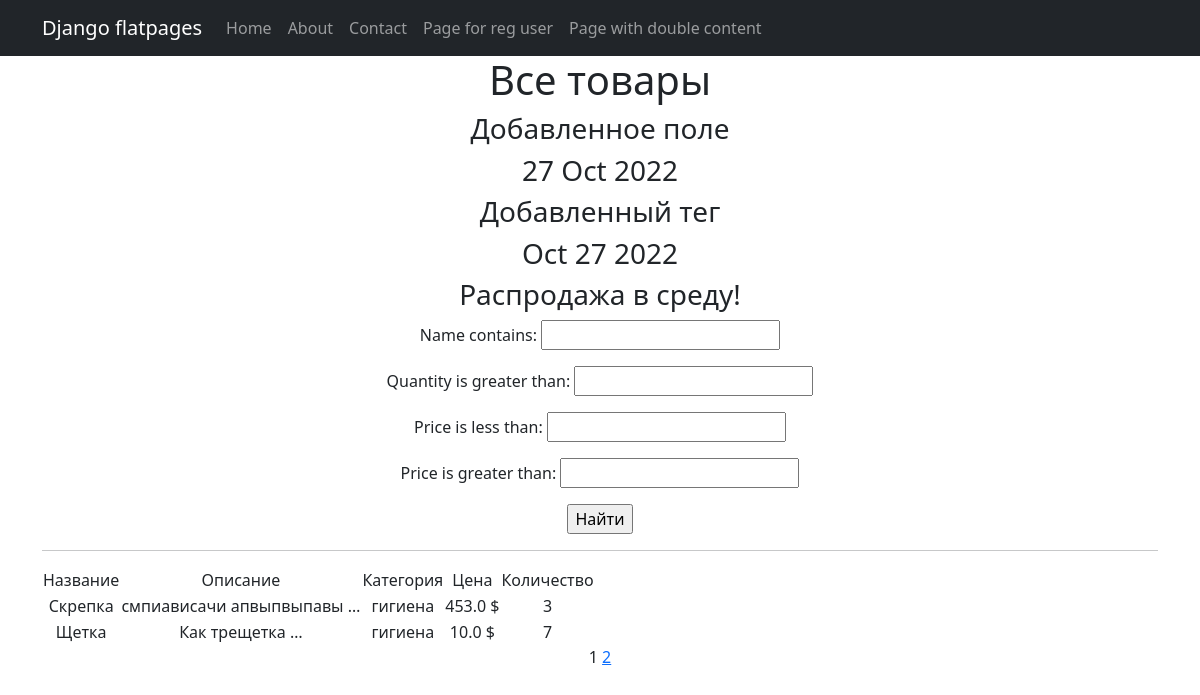
Before: /products/ with the older database file.
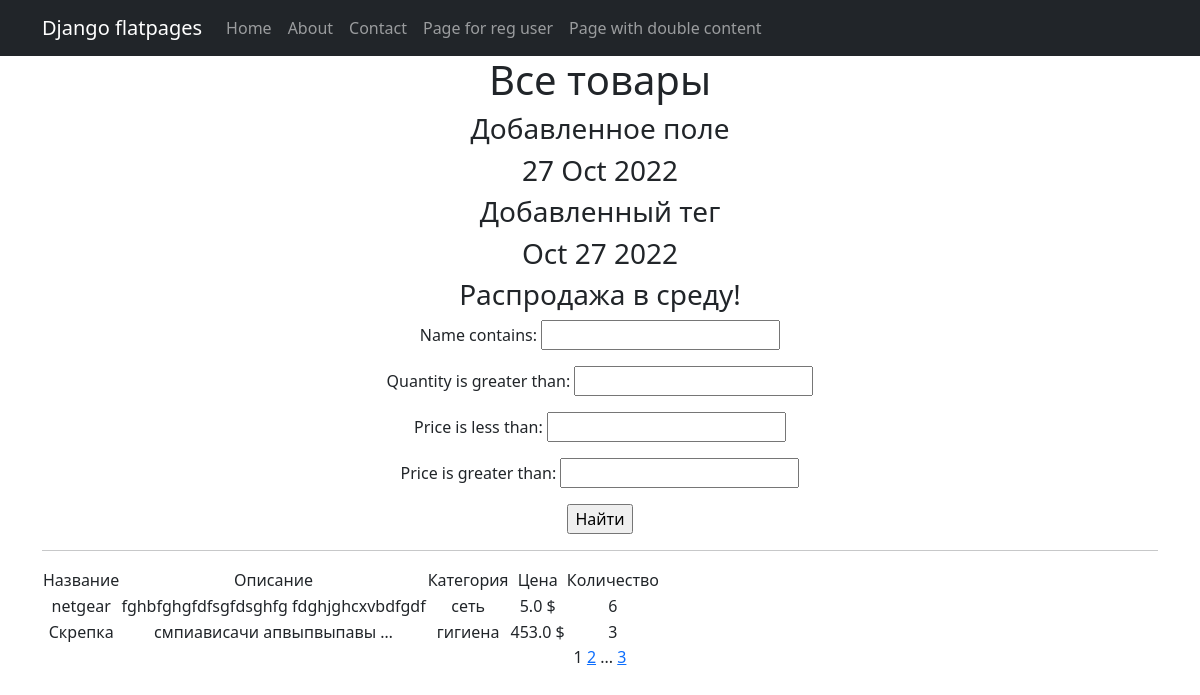
After: the same page with the newer database file.
### simpleapp/models.py (models this page shows, shortened)
class Product(models.Model):
    name = models.CharField(
        max_length=50,
        unique=True, # названия товаров не должны повторяться
    )
    description = models.TextField()
    quantity = models.IntegerField(
        validators=[MinValueValidator(0)],
    )
    category = models.ForeignKey(
        to='Category',
        on_delete=models.CASCADE,
        related_name='products', # все продукты в категории будут доступны через поле products
    )
    price = models.FloatField(
        validators=[MinValueValidator(0.0)],
    )

class Category(models.Model):
    name = models.CharField(max_length=100, unique=True)

### simpleapp/views.py (the view)
# urls.py: path('', ProductsList.as_view(), name='product_list'),
class ProductsList(ListView):
    model = Product
    ordering = 'name'
    template_name = 'products.html'
    context_object_name = 'products'
    paginate_by = 2
    def get_queryset(self):
        queryset = super().get_queryset()
        self.filterset = ProductFilter(self.request.GET, queryset)
        return self.filterset.qs
    def get_context_data(self, **kwargs):
        context = super().get_context_data(**kwargs)
        context['time_now'] = datetime.utcnow()
        context['next_sale'] = "Распродажа в среду!"
        context['filterset'] = self.filterset
        return context

### simpleapp/templatetags/custom_filters.py (called while the page is built)
@register.filter()
def currency(value, code='rub'):
    postfix = CURRENCIES_SYMBOLS[code]
    return f'{value} {postfix}'

### simpleapp/templatetags/custom_tags.py (called while the page is built)
@register.simple_tag()
def current_time(format_string='%b %d %Y'):
   return datetime.utcnow().strftime(format_string)

### templates/products.html (shortened to what this page needs)
{% extends 'flatpages/default.html' %}
{% load custom_filters %}
{% load custom_tags %}
{% block content %}
<h1>Все товары</h1>
   <h3>Добавленное поле</h3>
   <h3>{{ time_now|date:'d M Y' }}</h3>
   <h3>Добавленный тег</h3>
   <h3>{% current_time '%b %d %Y' %}</h3>
   <h3> {{ next_sale|default_if_none:"Чуть позже сообщим о распродаже!" }} </h3>
   <form action="" method="get">
       {{ filterset.form.as_p }}
       <input type="submit" value="Найти" />
   </form>
   <hr>
{% if products %}
<table>
    <tr>
        <td>Название</td>
        <td>Описание</td>
        <td>Категория</td>
        <td>Цена</td>
        <td>Количество</td>
    </tr>
    {% for product in products %}
    <tr>
        <td>{{ product.name }}</td>
        <td>{{ product.description|truncatewords:2 }}</td>
        <td>{{ product.category.name }}</td>
        <td>{{ product.price|currency:"usd" }}</td>
        <td>{{ product.quantity }}</td>
        <td>
        </td>
    </tr>
    {% endfor %}
</table>
{% else %}
    <h2>Товаров нет!</h2>
{% endif %}
{{ page_obj.number }}
{% if page_obj.has_next %}
    <a href="?page={{ page_obj.next_page_number }}">{{ page_obj.next_page_number }}</a>
    {% if paginator.num_pages != page_obj.next_page_number %}
        ...
        <a href="?page={{ page_obj.paginator.num_pages }}">{{ page_obj.paginator.num_pages }}</a>
    {% endif %}
{% endif %}
{% endblock content %}

Changed rows visible on the page:
no longer on this page (row unchanged): Product: name "Щетка", description "Как трещетка …", category.name "гигиена", price "10.0 $", quantity "7"
added Product: name "netgear", description "fghbfghgfdfsgfdsghfg fdghjghcxvbdfgdf", category.name "сеть", price "5.0 $", quantity "6"
Other visible differences:
{{ page_obj.paginator.num_pages }}: (not shown) → "3"
